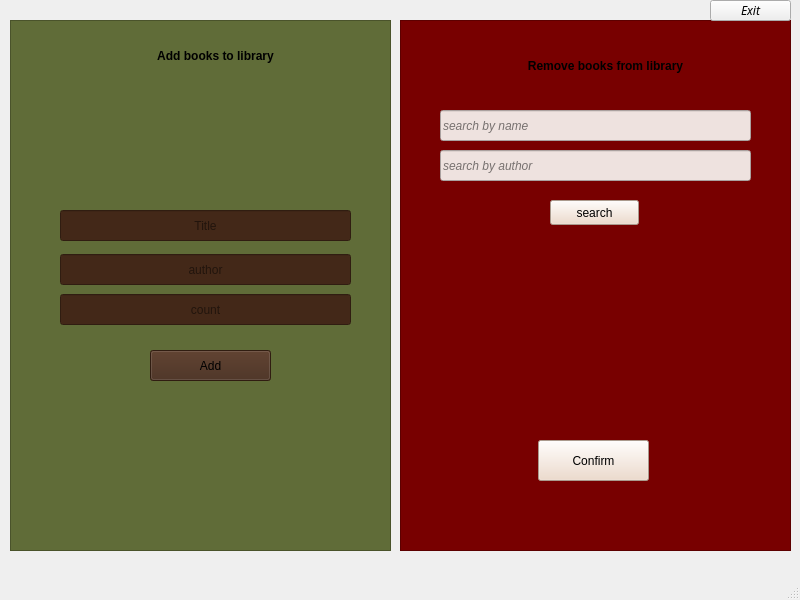
<?xml version="1.0" encoding="UTF-8"?>
<ui version="4.0">
 <class>Admin_panel</class>
 <widget class="QMainWindow" name="Admin_panel">
  <property name="geometry">
   <rect>
    <x>0</x>
    <y>0</y>
    <width>800</width>
    <height>600</height>
   </rect>
  </property>
  <property name="windowTitle">
   <string>MainWindow</string>
  </property>
  <widget class="QWidget" name="centralwidget">
   <widget class="QFrame" name="frame">
    <property name="geometry">
     <rect>
      <x>10</x>
      <y>20</y>
      <width>381</width>
      <height>531</height>
     </rect>
    </property>
    <property name="styleSheet">
     <string notr="true">background-color:#606c38</string>
    </property>
    <property name="frameShape">
     <enum>QFrame::StyledPanel</enum>
    </property>
    <property name="frameShadow">
     <enum>QFrame::Raised</enum>
    </property>
    <widget class="QLabel" name="add_booklabel">
     <property name="geometry">
      <rect>
       <x>100</x>
       <y>20</y>
       <width>211</width>
       <height>31</height>
      </rect>
     </property>
     <property name="font">
      <font>
       <bold>true</bold>
      </font>
     </property>
     <property name="layoutDirection">
      <enum>Qt::LeftToRight</enum>
     </property>
     <property name="styleSheet">
      <string notr="true">color:#000000</string>
     </property>
     <property name="text">
      <string>Add books to library</string>
     </property>
     <property name="alignment">
      <set>Qt::AlignCenter</set>
     </property>
    </widget>
    <widget class="QLineEdit" name="add_title">
     <property name="geometry">
      <rect>
       <x>50</x>
       <y>190</y>
       <width>291</width>
       <height>31</height>
      </rect>
     </property>
     <property name="styleSheet">
      <string notr="true">background-color:#432818</string>
     </property>
     <property name="alignment">
      <set>Qt::AlignCenter</set>
     </property>
     <property name="placeholderText">
      <string>Title</string>
     </property>
    </widget>
    <widget class="QLineEdit" name="add_author">
     <property name="geometry">
      <rect>
       <x>50</x>
       <y>234</y>
       <width>291</width>
       <height>31</height>
      </rect>
     </property>
     <property name="styleSheet">
      <string notr="true">background-color:#432818</string>
     </property>
     <property name="alignment">
      <set>Qt::AlignCenter</set>
     </property>
     <property name="placeholderText">
      <string>author</string>
     </property>
    </widget>
    <widget class="QLineEdit" name="add_count">
     <property name="geometry">
      <rect>
       <x>50</x>
       <y>274</y>
       <width>291</width>
       <height>31</height>
      </rect>
     </property>
     <property name="styleSheet">
      <string notr="true">background-color:#432818</string>
     </property>
     <property name="alignment">
      <set>Qt::AlignCenter</set>
     </property>
     <property name="placeholderText">
      <string>count</string>
     </property>
    </widget>
    <widget class="QPushButton" name="add_btn">
     <property name="geometry">
      <rect>
       <x>140</x>
       <y>330</y>
       <width>121</width>
       <height>31</height>
      </rect>
     </property>
     <property name="styleSheet">
      <string notr="true">background-color:#432818</string>
     </property>
     <property name="text">
      <string>Add</string>
     </property>
    </widget>
   </widget>
   <widget class="QFrame" name="frame_2">
    <property name="geometry">
     <rect>
      <x>400</x>
      <y>20</y>
      <width>391</width>
      <height>531</height>
     </rect>
    </property>
    <property name="styleSheet">
     <string notr="true">background-color:#780000</string>
    </property>
    <property name="frameShape">
     <enum>QFrame::StyledPanel</enum>
    </property>
    <property name="frameShadow">
     <enum>QFrame::Raised</enum>
    </property>
    <widget class="QLabel" name="remove_label">
     <property name="geometry">
      <rect>
       <x>80</x>
       <y>30</y>
       <width>251</width>
       <height>31</height>
      </rect>
     </property>
     <property name="font">
      <font>
       <bold>true</bold>
      </font>
     </property>
     <property name="styleSheet">
      <string notr="true">color:#000000</string>
     </property>
     <property name="text">
      <string>Remove books from library</string>
     </property>
     <property name="alignment">
      <set>Qt::AlignCenter</set>
     </property>
    </widget>
    <widget class="QLineEdit" name="search_name">
     <property name="geometry">
      <rect>
       <x>40</x>
       <y>90</y>
       <width>311</width>
       <height>31</height>
      </rect>
     </property>
     <property name="font">
      <font>
       <italic>true</italic>
      </font>
     </property>
     <property name="styleSheet">
      <string notr="true">background-color:#eee2df;
color:#000000</string>
     </property>
     <property name="placeholderText">
      <string>search by name</string>
     </property>
    </widget>
    <widget class="QLineEdit" name="search_author">
     <property name="geometry">
      <rect>
       <x>40</x>
       <y>130</y>
       <width>311</width>
       <height>31</height>
      </rect>
     </property>
     <property name="font">
      <font>
       <italic>true</italic>
      </font>
     </property>
     <property name="styleSheet">
      <string notr="true">background-color:#eee2df;
color:#000000</string>
     </property>
     <property name="placeholderText">
      <string>search by author</string>
     </property>
    </widget>
    <widget class="QPushButton" name="search_Right">
     <property name="geometry">
      <rect>
       <x>150</x>
       <y>180</y>
       <width>89</width>
       <height>25</height>
      </rect>
     </property>
     <property name="styleSheet">
      <string notr="true">background-color:#eed7c5;
color:#000000</string>
     </property>
     <property name="text">
      <string>search</string>
     </property>
    </widget>
    <widget class="QLabel" name="removestat">
     <property name="geometry">
      <rect>
       <x>50</x>
       <y>260</y>
       <width>301</width>
       <height>111</height>
      </rect>
     </property>
     <property name="styleSheet">
      <string notr="true">color:#000000</string>
     </property>
     <property name="text">
      <string/>
     </property>
    </widget>
    <widget class="QPushButton" name="confirm_right">
     <property name="geometry">
      <rect>
       <x>138</x>
       <y>420</y>
       <width>111</width>
       <height>41</height>
      </rect>
     </property>
     <property name="styleSheet">
      <string notr="true">background-color:#eed7c5;
color:#000000</string>
     </property>
     <property name="text">
      <string>Confirm</string>
     </property>
    </widget>
   </widget>
   <widget class="QPushButton" name="pushButton">
    <property name="geometry">
     <rect>
      <x>710</x>
      <y>0</y>
      <width>81</width>
      <height>21</height>
     </rect>
    </property>
    <property name="font">
     <font>
      <family>Dyuthi</family>
      <italic>true</italic>
     </font>
    </property>
    <property name="text">
     <string>Exit</string>
    </property>
   </widget>
  </widget>
  <widget class="QMenuBar" name="menubar">
   <property name="geometry">
    <rect>
     <x>0</x>
     <y>0</y>
     <width>800</width>
     <height>22</height>
    </rect>
   </property>
  </widget>
  <widget class="QStatusBar" name="statusbar"/>
 </widget>
 <resources/>
 <connections/>
</ui>
